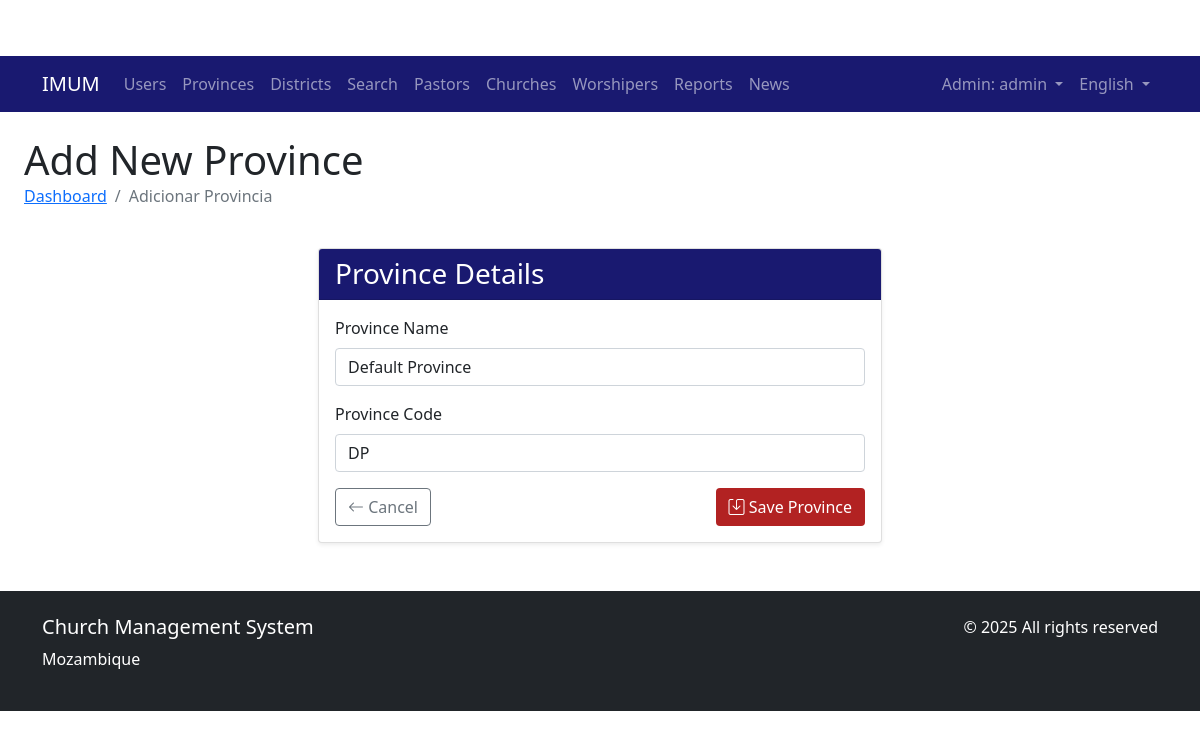
Page /provinces/1/edit/ (signed in) on the committed database.
### church/models.py (models this page shows, shortened)
class User(AbstractUser):
    ROLE_CHOICES = (
        ('ADMIN', _('Admin')),
        ('MAIN_REVEREND', _('Main Reverend')),
        ('PASTOR', _('Pastor')),
    )
    GENDER_CHOICES = (
        ('M', _('Male')),
        ('F', _('Female')),
        ('O', _('Other')),
    )
    PASTOR_CATEGORY_CHOICES = (
        ('DEACON', _('Deacon')),
        ('PROBATIONARY', _('Probationary')),
        ('PRESBYTER', _('Presbyter')),
    )
    role = models.CharField(max_length=20, choices=ROLE_CHOICES, default='PASTOR')
    phone_number = models.CharField(max_length=20, blank=True, null=True)
    profile_picture = models.ImageField(upload_to='profile_pics/', blank=True, null=True)
    address = models.TextField(blank=True, null=True)
    gender = models.CharField(max_length=1, choices=GENDER_CHOICES, blank=True, null=True)
    date_of_birth = models.DateField(blank=True, null=True)
    created_by = models.ForeignKey(
        'self',
        on_delete=models.SET_NULL,
        null=True,
        blank=True,
        related_name='created_users',
        verbose_name=_('Created By')
    )
    groups = models.ManyToManyField(
        Group,
        verbose_name=_('groups'),
        blank=True,
        help_text=_(
            'The groups this user belongs to. A user will get all permissions '
            'granted to each of their groups.'
        ),
        related_name="church_user_set",
        related_query_name="church_user",
    )
    user_permissions = models.ManyToManyField(
        Permission,
        verbose_name=_('user permissions'),
        blank=True,
        help_text=_('Specific permissions for this user.'),
        related_name="church_user_set",
        related_query_name="church_user",
    )
    pastor_category = models.CharField(
        max_length=20,
        choices=PASTOR_CATEGORY_CHOICES,
        null=True,
        blank=True,
        verbose_name=_('Pastor Category')
    )
    class Meta:
        verbose_name = _('user')
        verbose_name_plural = _('users')

class Province(models.Model):
    name = models.CharField(max_length=100, unique=True)
    code = models.CharField(max_length=10, unique=True)
    class Meta:
        verbose_name = _('Province')
        verbose_name_plural = _('Provinces')
        ordering = ['name']

### church/views.py (the view)
# urls.py: path('provinces/<int:pk>/edit/', views.province_edit, name='province_edit'),
@login_required
def province_edit(request, pk):
    if not request.user.is_superuser and request.user.role != 'ADMIN':
        messages.error(request, _('You do not have permission to perform this action.'))
        return redirect('dashboard')
    province = get_object_or_404(Province, pk=pk)
    if request.method == 'POST':
        form = ProvinceForm(request.POST, instance=province)
        if form.is_valid():
            form.save()
            messages.success(request, _('Province updated successfully!'))
            return redirect('church:province_list')
    else:
        form = ProvinceForm(instance=province)
    return render(request, 'church/location/province_form.html', {'form': form})

### church/forms.py
class ProvinceForm(forms.ModelForm):
    class Meta:
        model = Province
        fields = ['name', 'code']
        widgets = {
            'name': forms.TextInput(attrs={'class': 'form-control'}),
            'code': forms.TextInput(attrs={'class': 'form-control'}),
        }

### templates/church/location/province_form.html (shortened to what this page needs)
{% extends "church/base.html" %}
{% load i18n %}
{% block content %}
<div class="container-fluid">
    <div class="row mb-4">
        <div class="col">
            <h1 class="mb-0">{% trans "Add New Province" %}</h1>
            <nav aria-label="breadcrumb">
                <ol class="breadcrumb">
                    <li class="breadcrumb-item"><a href="{% url 'church:dashboard' %}">{% trans "Dashboard" %}</a></li>
                    <li class="breadcrumb-item active" aria-current="page">{% trans "Add Province" %}</li>
                </ol>
            </nav>
        </div>
    </div>
    <div class="row justify-content-center">
        <div class="col-lg-6">
            <div class="card shadow-sm">
                <div class="card-header" style="background-color: #191970; color: white;">
                    <h3 class="card-title mb-0">{% trans "Province Details" %}</h3>
                </div>
                <div class="card-body">
                    <form method="post">
                        <div class="mb-3">
                            <label for="{{ form.name.id_for_label }}" class="form-label">{% trans "Province Name" %}</label>
                            {{ form.name }}
                        </div>
                        <div class="mb-3">
                            <label for="{{ form.code.id_for_label }}" class="form-label">{% trans "Province Code" %}</label>
                            {{ form.code }}
                        </div>
                        <div class="d-flex justify-content-between">
                            <a href="{% url 'church:dashboard' %}" class="btn btn-outline-secondary">
                                <i class="bi bi-arrow-left"></i> {% trans "Cancel" %}
                            </a>
                            <button type="submit" class="btn" style="background-color: #B22222; color: white;">
                                <i class="bi bi-save"></i> {% trans "Save Province" %}
                            </button>
                        </div>
                    </form>
                </div>
            </div>
        </div>
    </div>
</div>
{% endblock %}

### templates/church/base.html (shortened to what this page needs)
<!DOCTYPE html>
{% load i18n static %}
<html lang="{% if LANGUAGE_CODE %}{{ LANGUAGE_CODE }}{% else %}en{% endif %}">
<head>
    <link href="https://cdn.jsdelivr.net/npm/bootstrap@5.1.3/dist/css/bootstrap.min.css" rel="stylesheet">
    <link rel="stylesheet" href="https://cdn.jsdelivr.net/npm/bootstrap-icons@1.8.1/font/bootstrap-icons.css">
    <link rel="stylesheet" href="{% static 'css/custom.css' %}">
</head>
<body>
    <nav class="navbar navbar-expand-lg navbar-dark" style="background-color: #191970;">
        <div class="container">
            <a class="navbar-brand" href="{% url 'church:dashboard' %}">IMUM</a>
            <div class="collapse navbar-collapse" id="navbarNav">
                <ul class="navbar-nav me-auto">
                    {% if user.is_authenticated %}
                        {% if user.is_superuser or user.role == 'ADMIN' %}
                            <li class="nav-item">
                                <a class="nav-link" href="{% url 'church:user_list' %}">{% trans "Users" %}</a>
                            </li>
                            <li class="nav-item">
                                <a class="nav-link" href="{% url 'church:province_list' %}">{% trans "Provinces" %}</a>
                            </li>
                            <li class="nav-item">
                                <a class="nav-link" href="{% url 'church:district_list' %}">{% trans "Districts" %}</a>
                            </li>
                            <li class="nav-item">
                                <a class="nav-link" href="{% url 'church:search' %}">{% trans "Search" %}</a>
                            </li>
                        {% endif %}
                        {% if user.is_superuser or user.role == 'ADMIN' or user.role == 'MAIN_REVEREND' %}
                            <li class="nav-item">
                                <a class="nav-link" href="{% url 'church:pastor_list' %}">{% trans "Pastors" %}</a>
                            </li>
                            <li class="nav-item">
                                <a class="nav-link" href="{% url 'church:church_list' %}">{% trans "Churches" %}</a>
                            </li>
                        {% endif %}
                        <li class="nav-item">
                            <a class="nav-link" href="{% url 'church:worshiper_list' %}">{% trans "Worshipers" %}</a>
                        </li>
                        <li class="nav-item">
                            <a class="nav-link" href="{% url 'church:reports' %}">{% trans "Reports" %}</a>
                        </li>
                        <li class="nav-item">
                            <a class="nav-link" href="{% url 'church:news_list' %}">{% trans "News" %}</a>
                        </li>
                    {% endif %}
                </ul>
                <ul class="navbar-nav">
                    {% if user.is_authenticated %}
                        <li class="nav-item dropdown">
                            <a class="nav-link dropdown-toggle" href="#" id="navbarDropdown" role="button" data-bs-toggle="dropdown">
                                {{ user.get_role_display }}: {{ user.username }}
                            </a>
                        </li>
                    {% else %}
                        <li class="nav-item">
                            <a class="nav-link" href="{% url 'church:login' %}">{% trans "Login" %}</a>
                        </li>
                    {% endif %}
                    <li class="nav-item dropdown">
                        <a class="nav-link dropdown-toggle" href="#" id="languageDropdown" role="button" data-bs-toggle="dropdown">
                            {% if LANGUAGE_CODE == 'pt' %}Português{% else %}English{% endif %}
                        </a>
                    </li>
                </ul>
            </div>
        </div>
    </nav>
    <div class="container-fluid mt-4">
        {% block content %}
        {% endblock %}
    </div>
    <footer class="bg-dark text-white py-4 mt-5">
        <div class="container">
            <div class="row">
                <div class="col-md-6">
                    <h5>{% trans "Church Management System" %}</h5>
                    <p>{% trans "Mozambique" %}</p>
                </div>
                <div class="col-md-6 text-md-end">
                    <p>&copy; {% now "Y" %} {% trans "All rights reserved" %}</p>
                </div>
            </div>
        </div>
    </footer>
</body>
</html>

### static/css/custom.css (style rules this page uses)
:root { --primary-color: #B22222; --secondary-color: #191970; }
body { padding-top: 56px; }
.navbar { background-color: var(--secondary-color) !important; }
.card-header { font-weight: 600; }

### rows in the picture
User: role "Admin", username "admin"
Province: name "Default Province", code "DP"
